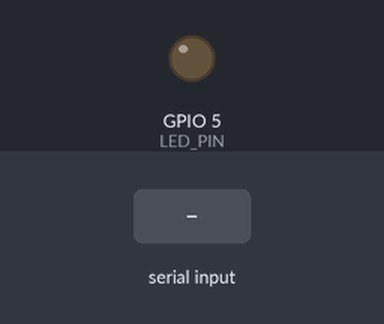
Simulated run of this sketch. Board: ESP32. Shown: output pins drawn as LEDs (lit = HIGH). Dashed ring = blinking. The inputs (shaded band) are chosen by the test bench. What the sketch prints to the serial monitor is not drawn.

Above: at 1.2 s.
1.3 s: "CMD:TAKEOFF\n" received over Serial
At 1.55 s:
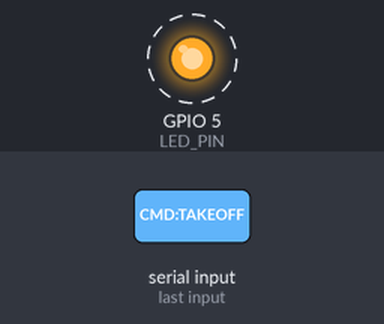
4.3 s: "CMD:DISARM\n" received over Serial
At 4.9 s:
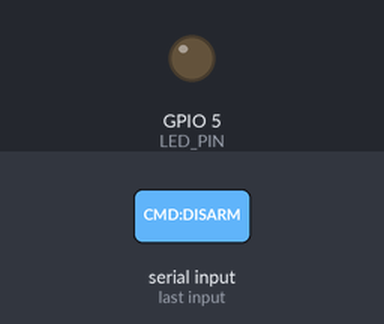
6.5 s: "CMD:ARM\n" received over Serial
At 7.2 s:
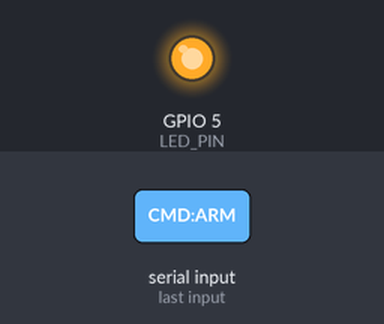
Timing chart, 0 to 9.5 s (numbered marks = the images above; inputs shaded):
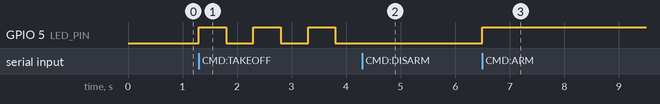

Measured:
- after the input at 1.3 s, GPIO 5 (LED_PIN): alternates HIGH for 0.50 s and LOW for 0.50 s, starting at once
- after the input at 4.3 s, GPIO 5 (LED_PIN): stops changing and stays LOW
- after the input at 6.5 s, GPIO 5 (LED_PIN): LOW → HIGH at once

The sketch:

telemetry_sim_esp32.ino
```cpp
/*
 * Aero-Link GCS - ESP32 Telemetry Simulator (Two-Way Command Version)
 *
 * Deskripsi:
 * Program ini bertindak sebagai simulator drone fisik dua arah.
 * 1. Menerima perintah dari GCS (via Serial USB):
 *    - "CMD:ARM"     -> Mengaktifkan drone, LED D5 menyala solid.
 *    - "CMD:DISARM"  -> Menonaktifkan drone, LED D5 mati.
 *    - "CMD:TAKEOFF" -> Lepas landas, LED D5 berkedip lambat (500ms), ketinggian naik ke 15m.
 *    - "CMD:LAND"    -> Mendarat, LED D5 berkedip cepat (100ms), ketinggian turun ke 0m.
 * 2. Mengirim data telemetri biner 28-byte dengan kalkulasi CRC-16 secara real-time
 *    yang nilainya mencerminkan kondisi status penerbangan aktif drone saat ini.
 *
 * Rangkaian:
 * - ESP32 D5 (GPIO 5) -> Resistor 220Ω -> Anoda LED (+)
 * - ESP32 GND -> Katoda LED (-)
 */

#include <Arduino.h>

// Struktur paket data telemetri (Packed Struct - 28 Bytes)
struct __attribute__((__packed__)) TelemetryPacket {
    uint8_t magic;      // Magic byte 0xAA (Byte 0)
    uint8_t drone_id;   // ID Drone (Byte 1)
    int32_t latitude;   // Latitude * 10^7 (Byte 2-5)
    int32_t longitude;  // Longitude * 10^7 (Byte 6-9)
    int16_t altitude;   // Ketinggian relatif dalam desimeter (Byte 10-11)
    int16_t roll;       // Roll * 100 dalam derajat (Byte 12-13)
    int16_t pitch;      // Pitch * 100 dalam derajat (Byte 14-15)
    uint16_t yaw;       // Yaw * 100 dalam derajat (Byte 16-17)
    uint8_t battery;    // Baterai % (Byte 18)
    uint16_t speed;     // Speed * 100 dalam m/s (Byte 19-20)
    int8_t rssi;        // RSSI dBm (Byte 21)
    int16_t snr;        // SNR * 10 dB (Byte 22-23)
    uint16_t counter;   // Paket Counter (Byte 24-25)
    uint16_t crc;       // CRC-16 Checksum (Byte 26-27)
};

// Status Drone
enum DroneState {
    STATE_DISARMED,
    STATE_ARMED,
    STATE_TAKEOFF,
    STATE_FLYING,
    STATE_LANDING
};

// Pin & ID
const uint8_t LED_PIN = 5;               // Pin D5 (GPIO 5) untuk LED Drone
const uint8_t DRONE_ID = 1;

// Konstanta Koordinat Awal (Jakarta)
const double BASE_LAT = -6.2088;
const double BASE_LNG = 106.8456;
const unsigned long SEND_INTERVAL = 500; // Kirim telemetri setiap 500ms

// Variabel Kontrol & Status
DroneState current_state = STATE_DISARMED;
uint16_t packet_counter = 0;
float simulated_battery = 100.0;
unsigned long last_send_time = 0;

// Variabel Posisi & Sikap Drone Aktual
double current_lat = BASE_LAT;
double current_lng = BASE_LNG;
float current_alt = 0.0;
float current_roll = 0.0;
float current_pitch = 0.0;
float current_yaw = 0.0;
float current_speed = 0.0;

// Variabel LED Blink (Non-blocking)
unsigned long led_last_toggle = 0;
bool led_state = false;

// Fungsi untuk menghitung CRC-16 CCITT (Polynomial: 0x1021, Init: 0x0000)
uint16_t calculate_crc16(const uint8_t *data, size_t length) {
    uint16_t crc = 0x0000;
    for (size_t i = 0; i < length; ++i) {
        crc ^= (uint16_t)data[i] << 8;
        for (uint8_t j = 0; j < 8; ++j) {
            if (crc & 0x8000) {
                crc = (crc << 1) ^ 0x1021;
            } else {
                crc <<= 1;
            }
        }
    }
    return crc;
}

// Mengatur status LED D5 berdasarkan kondisi drone
void update_led_state() {
    unsigned long now = millis();

    switch (current_state) {
        case STATE_DISARMED:
            digitalWrite(LED_PIN, LOW);
            led_state = false;
            break;

        case STATE_ARMED:
            digitalWrite(LED_PIN, HIGH);
            led_state = true;
            break;

        case STATE_TAKEOFF:
        case STATE_FLYING:
            // Kedip lambat (500ms) untuk terbang/takeoff
            if (now - led_last_toggle >= 500) {
                led_state = !led_state;
                digitalWrite(LED_PIN, led_state ? HIGH : LOW);
                led_last_toggle = now;
            }
            break;

        case STATE_LANDING:
            // Kedip cepat (100ms) untuk proses pendaratan
            if (now - led_last_toggle >= 100) {
                led_state = !led_state;
                digitalWrite(LED_PIN, led_state ? HIGH : LOW);
                led_last_toggle = now;
            }
            break;
    }
}

void setup() {
    // Inisialisasi Serial USB dengan baud rate 115200
    Serial.begin(115200);
    // Atur timeout pembacaan serial pendek agar non-blocking
    Serial.setTimeout(10);

    // Konfigurasi LED pin D5 sebagai output
    pinMode(LED_PIN, OUTPUT);
    digitalWrite(LED_PIN, LOW);
}

void loop() {
    // 1. CEK PERINTAH MASUK DARI SERIAL USB
    if (Serial.available() > 0) {
        String inputCmd = Serial.readStringUntil('\n');
        inputCmd.trim();

        if (inputCmd == "CMD:ARM") {
            if (current_state == STATE_DISARMED) {
                current_state = STATE_ARMED;
                simulated_battery = 100.0; // Reset baterai jika di-arm ulang
            }
        }
        else if (inputCmd == "CMD:DISARM") {
            current_state = STATE_DISARMED;
            current_alt = 0.0;
            current_speed = 0.0;
            current_roll = 0.0;
            current_pitch = 0.0;
        }
        else if (inputCmd == "CMD:TAKEOFF") {
            if (current_state == STATE_ARMED || current_state == STATE_DISARMED) {
                current_state = STATE_TAKEOFF;
            }
        }
        else if (inputCmd == "CMD:LAND") {
            if (current_state == STATE_FLYING || current_state == STATE_TAKEOFF) {
                current_state = STATE_LANDING;
            }
        }
    }

    // Update status LED secara non-blocking
    update_led_state();

    // 2. SIMULASI PERGERAKAN TELEMETRI BERDASARKAN STATE SEKARANG
    unsigned long current_time = millis();
    if (current_time - last_send_time >= SEND_INTERVAL) {
        last_send_time = current_time;
        packet_counter++;

        float angle = packet_counter * 0.05;

        if (current_state == STATE_DISARMED) {
            current_alt = 0.0;
            current_speed = 0.0;
            current_roll = 0.0;
            current_pitch = 0.0;
            // Baterai naik lambat di darat (simulasi charging)
            if (simulated_battery < 100.0) simulated_battery = min(100.0f, simulated_battery + 0.2f);
        }
        else if (current_state == STATE_ARMED) {
            current_alt = 0.0;
            current_speed = 0.0;
            current_roll = 0.0;
            current_pitch = 0.0;
            simulated_battery = max(0.0f, simulated_battery - 0.01f);
        }
        else if (current_state == STATE_TAKEOFF) {
            current_speed = 1.0;
            current_roll = sin(angle * 2) * 2.0;
            current_pitch = cos(angle * 2) * 1.5;
            current_yaw = fmod(current_yaw + 1.0, 360.0);

            // Naik perlahan ke ketinggian target 15 meter
            current_alt += 0.5;
            simulated_battery = max(0.0f, simulated_battery - 0.05f);

            if (current_alt >= 15.0) {
                current_alt = 15.0;
                current_state = STATE_FLYING; // Terbang melayang (hover/mission)
            }
        }
        else if (current_state == STATE_FLYING) {
            current_speed = 3.5 + sin(angle) * 0.5;
            current_roll = sin(angle * 3) * 6.0;   // goyangan terbang
            current_pitch = cos(angle * 3) * 4.0;
            current_yaw = fmod(current_yaw + 1.5, 360.0);
            simulated_battery = max(0.0f, simulated_battery - 0.08f);

            // Pergerakan melingkar pada koordinat GPS
            float radius = 0.0004;
            current_lat = BASE_LAT + (sin(angle) * radius);
            current_lng = BASE_LNG + (cos(angle) * radius);

            // Sedikit fluktuasi angin pada ketinggian
            current_alt = 15.0 + sin(angle * 2) * 0.15;

            // Auto land jika baterai menipis
            if (simulated_battery <= 10.0) {
                current_state = STATE_LANDING;
            }
        }
        else if (current_state == STATE_LANDING) {
            current_speed = max(0.2f, current_speed - 0.2f);
            current_roll = sin(angle * 2) * 1.5;
            current_pitch = cos(angle * 2) * 1.0;
            simulated_battery = max(0.0f, simulated_battery - 0.03f);

            // Turun perlahan ke 0
            current_alt -= 0.5;
            if (current_alt <= 0.0) {
                current_alt = 0.0;
                current_state = STATE_DISARMED; // Matikan mesin setelah mendarat
            }
        }

        // Kualitas sinyal LoRa tiruan
        int8_t current_rssi = -45 + (int8_t)(sin(angle * 0.5) * 10);
        float current_snr = 14.5 + cos(angle * 0.5) * 2.0;

        // 3. PENGEMASAN DATA KE BINER UNTUK DIKIRIM KE LAPTOP
        TelemetryPacket packet;
        packet.magic = 0xAA;
        packet.drone_id = DRONE_ID;
        packet.latitude = (int32_t)(current_lat * 1e7);
        packet.longitude = (int32_t)(current_lng * 1e7);
        packet.altitude = (int16_t)(current_alt * 10); // meter ke desimeter
        packet.roll = (int16_t)(current_roll * 100);
        packet.pitch = (int16_t)(current_pitch * 100);
        packet.yaw = (uint16_t)(current_yaw * 100);
        packet.battery = (uint8_t)simulated_battery;
        packet.speed = (uint16_t)(current_speed * 100);
        packet.rssi = current_rssi;
        packet.snr = (int16_t)(current_snr * 10);
        packet.counter = packet_counter;

        // Hitung CRC-16
        packet.crc = calculate_crc16((uint8_t*)&packet, sizeof(packet) - sizeof(packet.crc));

        // Kirim paket biner lewat Serial
        Serial.write((uint8_t*)&packet, sizeof(packet));
        Serial.flush();
    }
}
```
